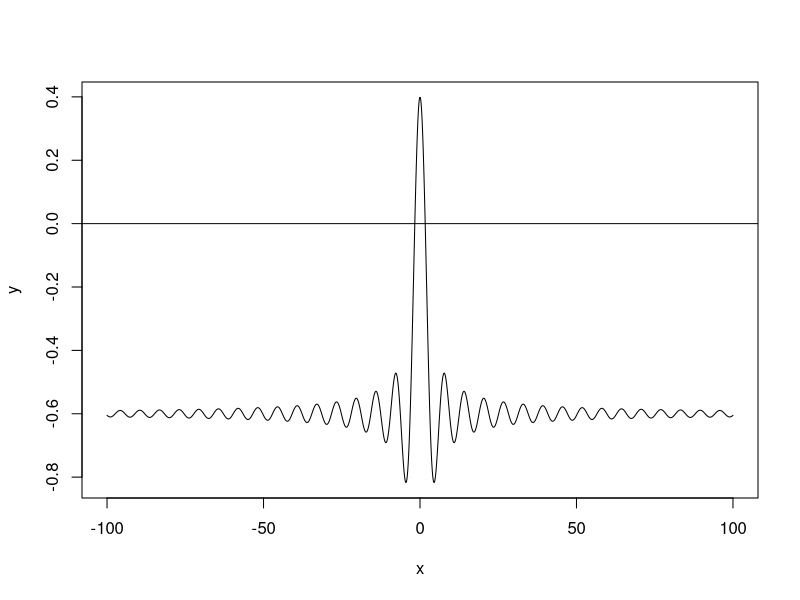
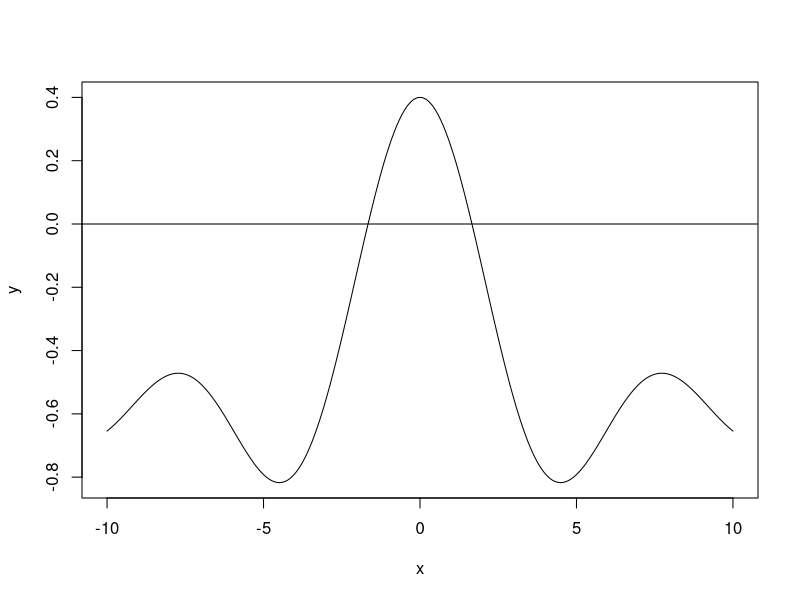

Reproduce these figures in R, in order. (Note: this script raises an error after producing the figures.)
########## data setting
setwd("D:/MyGitHub/Computer_Intensive_Statistics_in_Ecology/data")

zoo <- read.csv("VidalTvsDuration.csv", header=T)



########## Exercise1

# plot the function first
x <- seq(-100, 100, 0.1)
y <- sin(x)/x - 0.6
plot(x, y, type='l')   # symmetric
abline(h=0)   # probably there are 2 solutions

# more detailed
x <- seq(-10, 10, 0.01)
y <- sin(x)/x - 0.6
plot(x, y, type='l')
abline(h=0)   # the solutions are probably around -2 & 2

# write a function to find the roots
# original function
f1 <- function(x){
    sin(x)/x - 0.6
}

# first derivative
f2 <- function(x){
    (x*cos(x) - sin(x))/(x^2)
}

find.root <- function(x0 = 0.5, tolerance = 0.000001){
    x1 = x0 - f1(x0)/f2(x0)
    improv = abs(x1 - x0)/abs(x0)
    xn <- numeric(1)
    
    while (tolerance <= improv){
        xn = x1 - f1(x1)/f2(x1)
        improv = abs(xn - x1)/abs(x1)
        x1 = xn
    }
    print(xn)
}

find.root()
find.root(x0 = 1)
find.root(x0 = 2)   # the function find.root works well

find.root(x0 = -1)
find.root(x0 = -2)   
# since f1 is symmetric, the solutions should be the same except for sign



########## Exercise1

temp <- zoo[, 1]

# Residual function
f3 <- function(x, ...){
    a = x[1]
    alpha = x[2]
    sum((stage - a*((temp - alpha)^(-2.05)))^2)
}

# minimize residual under C2 ~ C5
C2 <- optim(c(1, 1), f3, stage=zoo[, 2])$par
C3 <- optim(c(1, 1), f3, stage=zoo[, 3])$par
C4 <- optim(c(1, 1), f3, stage=zoo[, 4])$par
C5 <- optim(c(1, 1), f3, stage=zoo[, 5])$par

# Belehradek's equation
f4 <- function(a, alpha){
    a*((temp - alpha)^(-2.05))
}

plot(temp, zoo[, 5], pch=19, cex=0.8, col='red', xlab="Temperature", ylab="Stage duration",
     ylim=c(min(zoo[, 2:5]), max(zoo[, 2:5])))
points(temp, zoo[, 4], pch=19, col='red', cex=0.8)
points(temp, zoo[, 3], pch=19, col='red', cex=0.8)
points(temp, zoo[, 2], pch=19, col='red', cex=0.8)

points(temp, f4(a=C5[1], alpha=C5[2]), type='l', col='blue')
points(temp, f4(a=C4[1], alpha=C4[2]), type='l', col='blue')
points(temp, f4(a=C3[1], alpha=C3[2]), type='l', col='blue')
points(temp, f4(a=C2[1], alpha=C2[2]), type='l', col='blue')
